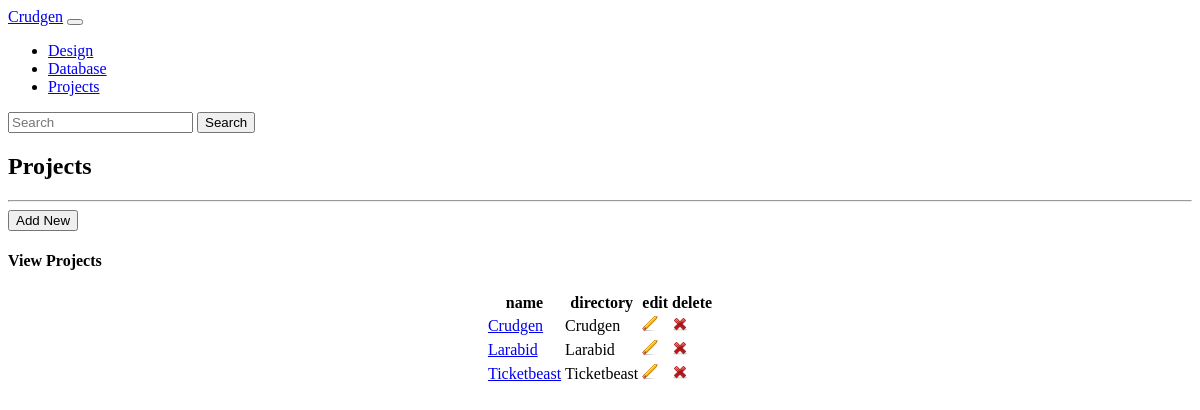
/public/db_credential/index.php, run on an earlier commit of the app's database.
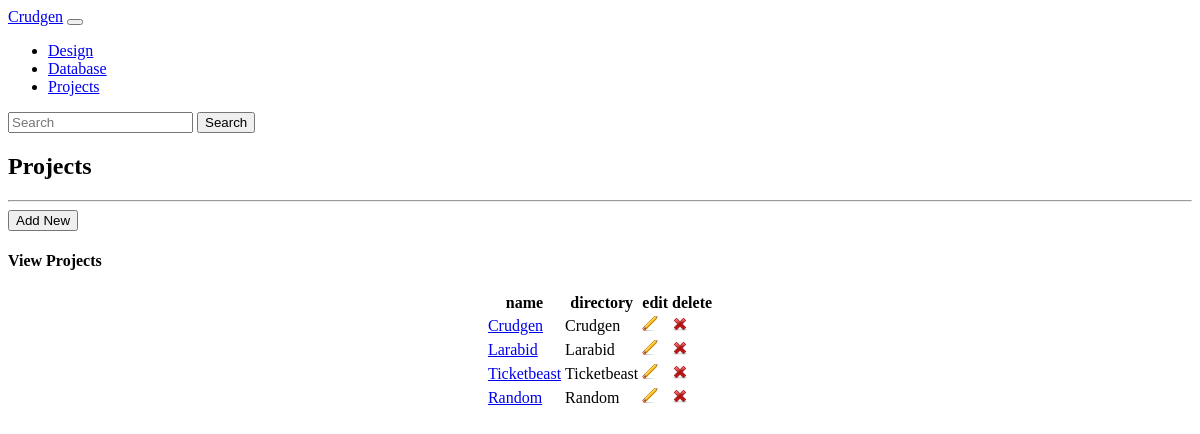
And on a later commit of the database.
### tables this page shows
CREATE TABLE `project`
(
    `id`        int(10) UNSIGNED NOT NULL,
    `name`      varchar(255) DEFAULT NULL,
    `directory` varchar(255) DEFAULT NULL
);

### classes/Project.php (called while the page is built, shortened)
<?php
class Project
{
	public function index()
	{
		$db   = DB::getInstance();
		$stmt = $db->prepare("SELECT * FROM project ");
		$stmt->execute();
		return $stmt->fetchAll(PDO::FETCH_OBJ);
	}
}

### public/db_credential/index.php (the view, shortened to what this page needs)
<?php
$project = new Project();
$result  = $project->index();
?>
<!doctype html>
<html lang = "en">
<head>
</head>
<body>
<?php require_once('../nav.php'); ?>
<div id = "app" class = "container">
	<div class = "row">
		<h2>Projects</h2>
		<hr>
		<a href = "create.php">
			<button type = "button" class = "btn btn-primary">Add New</button>
		</a>
	</div>
	<div class = "row">
		<div class = "col-md-8">
			<h4>View Projects </h4>
		</div>
		<table align = "center" class = "table table-striped table-bordered">
			<thead>
			<tr>
				<th>name</th>
				<th>directory</th>
				<th>edit</th>
				<th>delete</th>
			</tr>
			</thead>
			<tbody>
			<?php
			foreach ($result as $rows) {
				?>
				<tr>
					<td><a href = "deploy.php?id=<?php echo $rows->id; ?>"><?php echo ucwords($rows->name); ?></a></td>
					<td><?php echo ucwords($rows->directory); ?></td>
					<td width = "25px"><a href = "edit.php?id=<?php echo $rows->id; ?>" title = "Edit"> <span class = "btn btn-mini"><img
										src = "../assets/icons/update.png" width = "16" height = "16"></span></a>
					</td>
					<td width = "25px"><a href = "databaseView.php?databaseId=<?php echo $rows->id; ?>" title = "Delete"> <span class = "btn btn-mini"><img
										src = "../assets/icons/delete.png" width = "16" height = "16"></span></a>
					</td>
				</tr>
			<?php } ?>
			</tbody>
		</table>
	</div>
</div>
</body>
</html>

### public/nav.php (shortened to what this page needs)
<nav class="navbar navbar-expand-lg navbar-light bg-light">
	<a class="navbar-brand" href="#">Crudgen</a>
	<button class="navbar-toggler" type="button" data-toggle="collapse" data-target="#navbarTogglerDemo02" aria-controls="navbarTogglerDemo02" aria-expanded="false" aria-label="Toggle navigation">
	</button>
	<div class="collapse navbar-collapse" id="navbarTogglerDemo02">
		<ul class="navbar-nav mr-auto mt-2 mt-lg-0">
			<li class="nav-item">
				<a class="nav-link" href="../design/index.php">Design</a>
			</li>
			<li class="nav-item">
				<a class="nav-link" href="../db_credential/index.php">Database</a>
			</li>
			<li class="nav-item">
				<a class="nav-link" href="../project/index.php">Projects</a>
			</li>
		</ul>
		<form class="form-inline my-2 my-lg-0">
			<input class="form-control mr-sm-2" type="search" placeholder="Search">
			<button class="btn btn-outline-success my-2 my-sm-0" type="submit">Search</button>
		</form>
	</div>
</nav>

What changed in the data, as far as the page shows it:
added project: name "Random", directory "Random"
